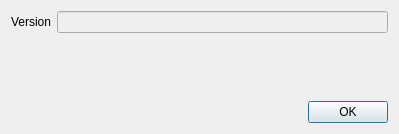
<?xml version="1.0" encoding="UTF-8"?>
<ui version="4.0">
 <class>Dialog</class>
 <widget class="QDialog" name="Dialog">
  <property name="geometry">
   <rect>
    <x>0</x>
    <y>0</y>
    <width>399</width>
    <height>134</height>
   </rect>
  </property>
  <property name="sizePolicy">
   <sizepolicy hsizetype="Fixed" vsizetype="Fixed">
    <horstretch>0</horstretch>
    <verstretch>0</verstretch>
   </sizepolicy>
  </property>
  <property name="windowTitle">
   <string>About</string>
  </property>
  <layout class="QVBoxLayout" name="verticalLayout">
   <item>
    <layout class="QFormLayout" name="formLayout">
     <item row="0" column="1">
      <widget class="QLineEdit" name="lineVersion">
       <property name="enabled">
        <bool>false</bool>
       </property>
      </widget>
     </item>
     <item row="0" column="0">
      <widget class="QLabel" name="label">
       <property name="text">
        <string>Version</string>
       </property>
      </widget>
     </item>
    </layout>
   </item>
   <item>
    <widget class="QDialogButtonBox" name="buttonBox">
     <property name="orientation">
      <enum>Qt::Horizontal</enum>
     </property>
     <property name="standardButtons">
      <set>QDialogButtonBox::Ok</set>
     </property>
    </widget>
   </item>
  </layout>
 </widget>
 <resources/>
 <connections>
  <connection>
   <sender>buttonBox</sender>
   <signal>accepted()</signal>
   <receiver>Dialog</receiver>
   <slot>accept()</slot>
   <hints>
    <hint type="sourcelabel">
     <x>248</x>
     <y>254</y>
    </hint>
    <hint type="destinationlabel">
     <x>157</x>
     <y>274</y>
    </hint>
   </hints>
  </connection>
  <connection>
   <sender>buttonBox</sender>
   <signal>rejected()</signal>
   <receiver>Dialog</receiver>
   <slot>reject()</slot>
   <hints>
    <hint type="sourcelabel">
     <x>316</x>
     <y>260</y>
    </hint>
    <hint type="destinationlabel">
     <x>286</x>
     <y>274</y>
    </hint>
   </hints>
  </connection>
 </connections>
</ui>
